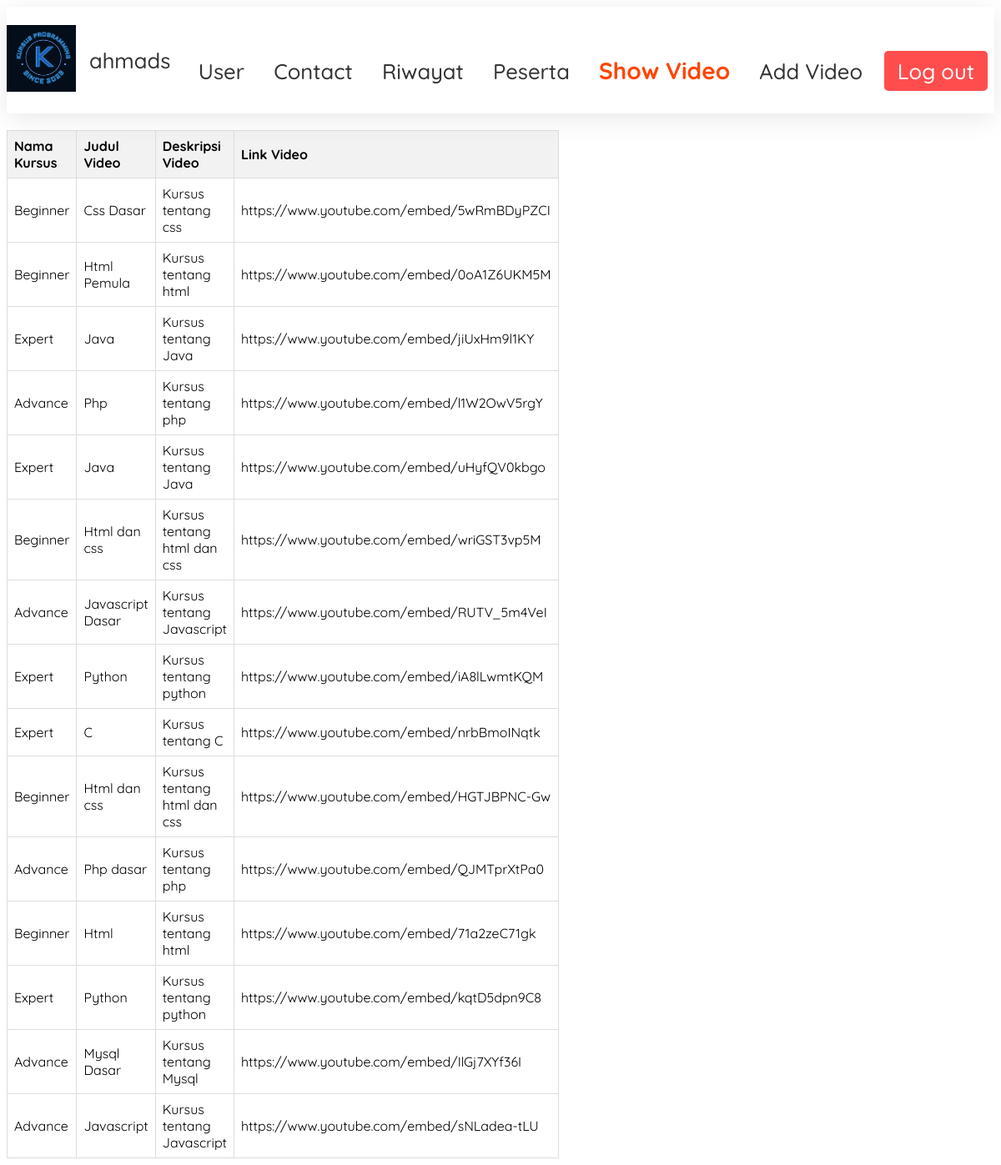
Page /admin/show_video.php (signed in) on the committed database.
### tables this page shows
CREATE TABLE `video` (
  `id_video` int(11) NOT NULL,
  `id_kursus` int(11) DEFAULT NULL,
  `judul_video` varchar(255) DEFAULT NULL,
  `deskripsi_video` text DEFAULT NULL,
  `link_video` varchar(255) DEFAULT NULL
);

CREATE TABLE `kursus` (
  `id_kursus` int(11) NOT NULL,
  `nama_kursus` varchar(255) DEFAULT NULL,
  `durasi_kursus` int(11) DEFAULT NULL,
  `biaya_kursus` decimal(10,2) DEFAULT NULL,
  `deskripsi_kursus` text DEFAULT NULL
);

### admin/show_video.php (the view, shortened to what this page needs)
<!DOCTYPE html>
<html lang="en">
<head>
    <link rel="stylesheet" href="css/show_video.css">
</head>
<body>
<?php
if (isset($_SESSION['username'])) {
    $username = $_SESSION['username'];
} else {
    header("Location: ../login.php");
    exit();
}
?>
<header id="header">
      <div class="header-content-div">
      <div class="logo-and-username">
            <a href="#home-sec">
                <img src="../img/Screenshot 2024-02-21 214242.png" alt="Company Logo" id="header-img" />
            </a>
            <span id="username"><?php echo $username; ?></span>
        </div>
        <nav id="nav-bar">
            <a href="admin.php" class="nav-link">User</a>
            <a href="comment.php" class="nav-link">Contact</a>
            <a href="bukti_riwayat.php" class="nav-link">Riwayat</a>
            <a href="peserta.php" class="nav-link">Peserta</a>
            <a href="show_video.php" class="nav-link"  id="active">Show Video</a>
            <a href="add_video.php" class="nav-link">Add Video</a>
            <a href="../index.php" class="nav-link" id="log-out">Log out</a>
        </nav>
      </div>
    </header>
<table id="data-table">
    <thead>
        <tr>
            <th>Nama Kursus </th>
            <th>Judul Video</th>
            <th>Deskripsi Video</th>
            <th>Link Video</th>
        </tr>
    </thead>
    <tbody>
    <?php
$servername = "localhost";
$db_username = "root";
$db_password = "";
$dbname = "kursus";
$conn = new mysqli($servername, $db_username, $db_password, $dbname);
$sql = "SELECT v.judul_video, v.deskripsi_video, v.link_video, k.nama_kursus
        FROM video v
        INNER JOIN kursus k ON v.id_kursus = k.id_kursus";
$result = $conn->query($sql);
if ($result->num_rows > 0) {
  while ($row = $result->fetch_assoc()) {
      echo "<tr>";
      echo "<td>" . htmlspecialchars($row['nama_kursus']) . "</td>";
      echo "<td>" . htmlspecialchars($row['judul_video']) . "</td>";
      echo "<td>" . htmlspecialchars($row['deskripsi_video']) . "</td>";
      echo "<td>" . htmlspecialchars($row['link_video']) . "</td>";
      echo "</tr>";
  }
} else {
  echo "<tr><td colspan='3'>No data found</td></tr>";
}
?>
    </tbody>
</table>
</body>
</html>

### admin/css/show_video.css (style rules this page uses)
#header { height: max-content; font-family: "Quicksand", sans-serif; width: 100%; background-color: white; padding: 1rem 0; position: sticky; z-index: 99; top: 0; left: 0; box-shadow: 0 6px 31px -2px rgba(0, 0, 0, 0.1); }
.header-content-div { max-width: 95rem; width: auto; margin: 0 auto; display: flex; justify-content: space-between; align-items: center; }
#header-img { height: 5rem; width: auto; }
nav { position: relative; top: 0.8rem; display: flex; align-items: center; font-size: 1.6rem; font-weight: 500; padding: 1.5rem 0; font-family: "Quicksand" sans-serif; }
.nav-link { text-decoration: none; color: #333; margin: 0 0.5rem; padding: 0 0.6rem; transition: border-bottom 0.2s; }
#log-out { background-color: #ff4d4d; color: white; padding: 0.5rem 1rem; border-radius: 5px; transition: background-color 0.3s ease, color 0.3s ease; }
.logo-and-username { display: flex; align-items: center; }
#username { font-size: 1.6rem; font-weight: 500; color: #333; margin-left: 1rem; font-family: "Quicksand", sans-serif; text-align: start; }
table { border-collapse: collapse; width: 50%; margin-top: 20px; font-family: "quicksand", sans-serif; }
th, td { border: 1px solid #dddddd; text-align: left; padding: 8px; }
th { background-color: #f2f2f2; }
#active { color: orangered; font-size: 28px; font-weight: bold; }

### rows in the picture
video: id_kursus.nama_kursus "Beginner", judul_video "Css Dasar", deskripsi_video "Kursus tentang css", link_video "https://www.youtube.com/embed/5wRmBDyPZCI"
video: id_kursus.nama_kursus "Beginner", judul_video "Html Pemula", deskripsi_video "Kursus tentang html", link_video "https://www.youtube.com/embed/0oA1Z6UKM5M"
video: id_kursus.nama_kursus "Expert", judul_video "Java", deskripsi_video "Kursus tentang Java", link_video "https://www.youtube.com/embed/jiUxHm9l1KY"
video: id_kursus.nama_kursus "Advance", judul_video "Php", deskripsi_video "Kursus tentang php", link_video "https://www.youtube.com/embed/l1W2OwV5rgY"
video: id_kursus.nama_kursus "Expert", judul_video "Java", deskripsi_video "Kursus tentang Java", link_video "https://www.youtube.com/embed/uHyfQV0kbgo"
video: id_kursus.nama_kursus "Beginner", judul_video "Html dan css", deskripsi_video "Kursus tentang html dan css", link_video "https://www.youtube.com/embed/wriGST3vp5M"
video: id_kursus.nama_kursus "Advance", judul_video "Javascript Dasar", deskripsi_video "Kursus tentang Javascript", link_video "https://www.youtube.com/embed/RUTV_5m4VeI"
video: id_kursus.nama_kursus "Expert", judul_video "Python", deskripsi_video "Kursus tentang python", link_video "https://www.youtube.com/embed/iA8lLwmtKQM"
video: id_kursus.nama_kursus "Expert", judul_video "C", deskripsi_video "Kursus tentang C", link_video "https://www.youtube.com/embed/nrbBmoINqtk"
video: id_kursus.nama_kursus "Beginner", judul_video "Html dan css", deskripsi_video "Kursus tentang html dan css", link_video "https://www.youtube.com/embed/HGTJBPNC-Gw"
video: id_kursus.nama_kursus "Advance", judul_video "Php dasar", deskripsi_video "Kursus tentang php", link_video "https://www.youtube.com/embed/QJMTprXtPa0"
video: id_kursus.nama_kursus "Beginner", judul_video "Html", deskripsi_video "Kursus tentang html", link_video "https://www.youtube.com/embed/71a2zeC71gk"
video: id_kursus.nama_kursus "Expert", judul_video "Python", deskripsi_video "Kursus tentang python", link_video "https://www.youtube.com/embed/kqtD5dpn9C8"
video: id_kursus.nama_kursus "Advance", judul_video "Mysql Dasar", deskripsi_video "Kursus tentang Mysql", link_video "https://www.youtube.com/embed/IlGj7XYf36I"
video: id_kursus.nama_kursus "Advance", judul_video "Javascript", deskripsi_video "Kursus tentang Javascript", link_video "https://www.youtube.com/embed/sNLadea-tLU"

### other values in the picture
$username "ahmads"
